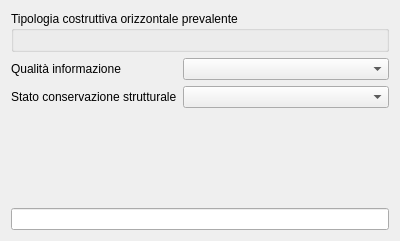
<?xml version="1.0" encoding="UTF-8"?>
<ui version="4.0">
 <class>Form</class>
 <widget class="QWidget" name="Form">
  <property name="geometry">
   <rect>
    <x>0</x>
    <y>0</y>
    <width>400</width>
    <height>241</height>
   </rect>
  </property>
  <property name="windowTitle">
   <string>Form</string>
  </property>
  <layout class="QGridLayout" name="gridLayout">
   <item row="0" column="0" colspan="2">
    <widget class="QGroupBox" name="groupBox">
     <property name="title">
      <string>Tipologia costruttiva orizzontale prevalente</string>
     </property>
     <layout class="QGridLayout" name="gridLayout_3">
      <item row="0" column="0">
       <widget class="MultipleChoiseTipologiaCostruttivaOrizzontale" name="ZZ_TIPOLOGIA_COSTRUTTIVA_ORIZZONTALE_PREVALENTEID" native="true"/>
      </item>
     </layout>
    </widget>
   </item>
   <item row="1" column="0">
    <widget class="QLabel" name="label_7">
     <property name="text">
      <string>Qualità informazione</string>
     </property>
    </widget>
   </item>
   <item row="1" column="1">
    <widget class="QComboBox" name="ZZ_QUALITA_INFORMAZIONEID">
     <property name="sizePolicy">
      <sizepolicy hsizetype="Expanding" vsizetype="Fixed">
       <horstretch>0</horstretch>
       <verstretch>0</verstretch>
      </sizepolicy>
     </property>
     <property name="sizeAdjustPolicy">
      <enum>QComboBox::AdjustToMinimumContentsLength</enum>
     </property>
    </widget>
   </item>
   <item row="2" column="0">
    <widget class="QLabel" name="label_18">
     <property name="text">
      <string>Stato conservazione strutturale</string>
     </property>
    </widget>
   </item>
   <item row="2" column="1">
    <widget class="QComboBox" name="ZZ_STATO_CONSERVAZIONE_STRUTTURALEID">
     <property name="sizePolicy">
      <sizepolicy hsizetype="Expanding" vsizetype="Fixed">
       <horstretch>0</horstretch>
       <verstretch>0</verstretch>
      </sizepolicy>
     </property>
     <property name="sizeAdjustPolicy">
      <enum>QComboBox::AdjustToMinimumContentsLength</enum>
     </property>
    </widget>
   </item>
   <item row="3" column="0">
    <spacer name="verticalSpacer">
     <property name="orientation">
      <enum>Qt::Vertical</enum>
     </property>
     <property name="sizeHint" stdset="0">
      <size>
       <width>20</width>
       <height>22</height>
      </size>
     </property>
    </spacer>
   </item>
   <item row="4" column="0" colspan="2">
    <widget class="QLineEdit" name="SCHEDA_EDIFICIOID"/>
   </item>
  </layout>
 </widget>
 <customwidgets>
  <customwidget>
   <class>MultipleChoiseTipologiaCostruttivaOrizzontale</class>
   <extends>QWidget</extends>
   <header>..MultipleChoiseTipologiaCostruttivaOrizzontale</header>
   <container>1</container>
  </customwidget>
 </customwidgets>
 <resources/>
 <connections/>
</ui>
